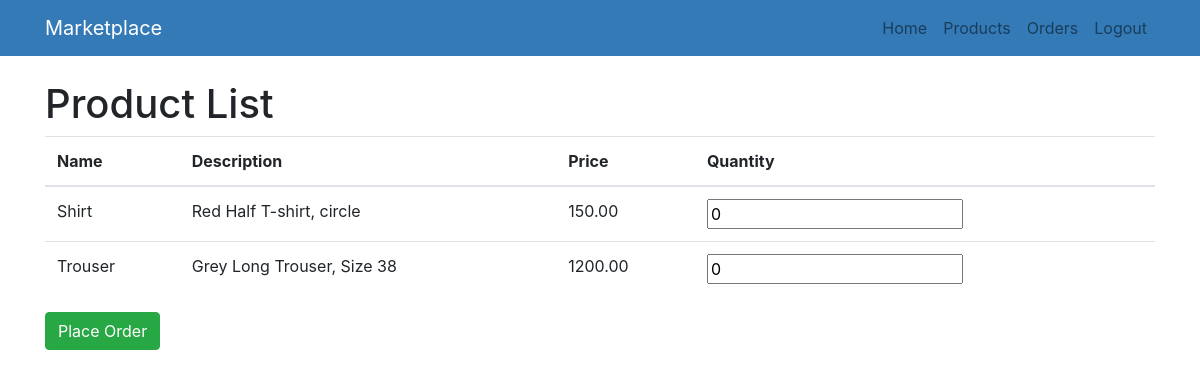
The app's page /market/order/ (signed in) with its own data.
### marketplace/models.py (models this page shows, shortened)
class Product(models.Model):
    name = models.CharField(max_length=255)
    description = models.TextField(blank=True, null=True)
    price = models.DecimalField(max_digits=10, decimal_places=2)
    quantity = models.IntegerField(blank=False, null=False)

### marketplace/views.py (the view, shortened to what this page needs)
# urls.py: path('order/', OrderListView.as_view(), name='order_list'),
class OrderListView(LoginRequiredMixin, View):
    def get(self, request):
        products = Product.objects.all()
        return render(request, 'marketplace/order_list.html', {'products': products})

### templates/marketplace/order_list.html (shortened to what this page needs)
{% extends 'base.html' %}
{% block content %}
  <h1>Product List</h1>
  <form method="POST">
    <table class="table table-hover">
      <thead>
        <tr>
          <th>Name</th>
          <th>Description</th>
          <th>Price</th>
          <th>Quantity</th>
        </tr>
      </thead>
      <tbody>
        {% for product in products %}
          <tr>
            <td>{{ product.name }}</td>
            <td>{{ product.description }}</td>
            <td>{{ product.price }}</td>
            <td>
              <input type="number" name="product" value="0" min="0" max="product.quantity">
            </td>
          </tr>
        {% endfor %}
      </tbody>
    </table>
    <button type="submit" class="btn btn-success">Place Order</button>
  </form>
{% endblock %}

### records on screen
Product: name "Shirt", description "Red Half T-shirt, circle", price "150.00"
Product: name "Trouser", description "Grey Long Trouser, Size 38", price "1200.00"
